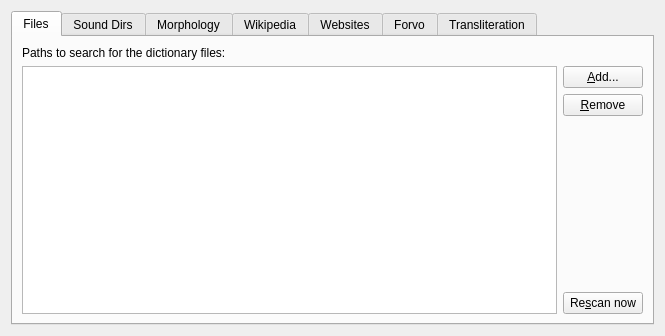
<?xml version="1.0" encoding="UTF-8"?>
<ui version="4.0">
 <class>Sources</class>
 <widget class="QWidget" name="Sources">
  <property name="geometry">
   <rect>
    <x>0</x>
    <y>0</y>
    <width>665</width>
    <height>336</height>
   </rect>
  </property>
  <property name="windowTitle">
   <string notr="true">Sources</string>
  </property>
  <layout class="QVBoxLayout" name="verticalLayout_5">
   <item>
    <widget class="QTabWidget" name="tabWidget">
     <property name="currentIndex">
      <number>0</number>
     </property>
     <property name="iconSize">
      <size>
       <width>15</width>
       <height>15</height>
      </size>
     </property>
     <widget class="QWidget" name="filesTab">
      <attribute name="icon">
       <iconset resource="resources.qrc">
        <normaloff>:/icons/filesave.png</normaloff>:/icons/filesave.png</iconset>
      </attribute>
      <attribute name="title">
       <string>Files</string>
      </attribute>
      <layout class="QVBoxLayout" name="verticalLayout_2">
       <item>
        <widget class="QLabel" name="label">
         <property name="text">
          <string>Paths to search for the dictionary files:</string>
         </property>
        </widget>
       </item>
       <item>
        <layout class="QHBoxLayout" name="horizontalLayout">
         <item>
          <widget class="QTreeView" name="paths"/>
         </item>
         <item>
          <layout class="QVBoxLayout" name="verticalLayout">
           <item>
            <widget class="QPushButton" name="addPath">
             <property name="text">
              <string>&amp;Add...</string>
             </property>
            </widget>
           </item>
           <item>
            <widget class="QPushButton" name="removePath">
             <property name="text">
              <string>&amp;Remove</string>
             </property>
            </widget>
           </item>
           <item>
            <spacer name="verticalSpacer">
             <property name="orientation">
              <enum>Qt::Vertical</enum>
             </property>
             <property name="sizeHint" stdset="0">
              <size>
               <width>17</width>
               <height>68</height>
              </size>
             </property>
            </spacer>
           </item>
           <item>
            <widget class="QPushButton" name="rescan">
             <property name="text">
              <string>Re&amp;scan now</string>
             </property>
            </widget>
           </item>
          </layout>
         </item>
        </layout>
       </item>
      </layout>
     </widget>
     <widget class="QWidget" name="tab">
      <attribute name="icon">
       <iconset resource="resources.qrc">
        <normaloff>:/icons/fileopen.png</normaloff>:/icons/fileopen.png</iconset>
      </attribute>
      <attribute name="title">
       <string>Sound Dirs</string>
      </attribute>
      <layout class="QVBoxLayout" name="verticalLayout_7">
       <item>
        <widget class="QLabel" name="label_3">
         <property name="text">
          <string>Make dictionaries from bunches of audiofiles by adding paths here:</string>
         </property>
        </widget>
       </item>
       <item>
        <layout class="QHBoxLayout" name="horizontalLayout_3">
         <item>
          <widget class="QTreeView" name="soundDirs"/>
         </item>
         <item>
          <layout class="QVBoxLayout" name="verticalLayout_6">
           <item>
            <widget class="QPushButton" name="addSoundDir">
             <property name="text">
              <string>&amp;Add...</string>
             </property>
            </widget>
           </item>
           <item>
            <widget class="QPushButton" name="removeSoundDir">
             <property name="text">
              <string>&amp;Remove</string>
             </property>
            </widget>
           </item>
           <item>
            <spacer name="verticalSpacer_3">
             <property name="orientation">
              <enum>Qt::Vertical</enum>
             </property>
             <property name="sizeHint" stdset="0">
              <size>
               <width>20</width>
               <height>40</height>
              </size>
             </property>
            </spacer>
           </item>
          </layout>
         </item>
        </layout>
       </item>
      </layout>
     </widget>
     <widget class="QWidget" name="tab_2">
      <attribute name="icon">
       <iconset resource="resources.qrc">
        <normaloff>:/icons/icon32_hunspell.png</normaloff>:/icons/icon32_hunspell.png</iconset>
      </attribute>
      <attribute name="title">
       <string>Morphology</string>
      </attribute>
      <layout class="QVBoxLayout" name="verticalLayout_8">
       <item>
        <widget class="QLabel" name="label_4">
         <property name="text">
          <string>Path to a directory with Hunspell/Myspell dictionaries:</string>
         </property>
        </widget>
       </item>
       <item>
        <layout class="QHBoxLayout" name="horizontalLayout_4">
         <item>
          <widget class="QLineEdit" name="hunspellPath">
           <property name="readOnly">
            <bool>true</bool>
           </property>
          </widget>
         </item>
         <item>
          <widget class="QPushButton" name="changeHunspellPath">
           <property name="text">
            <string>&amp;Change...</string>
           </property>
          </widget>
         </item>
        </layout>
       </item>
       <item>
        <widget class="QLabel" name="label_5">
         <property name="text">
          <string>Available morphology dictionaries:</string>
         </property>
        </widget>
       </item>
       <item>
        <layout class="QHBoxLayout" name="horizontalLayout_5">
         <item>
          <widget class="QTreeView" name="hunspellDictionaries"/>
         </item>
         <item>
          <widget class="QLabel" name="label_6">
           <property name="text">
            <string>Each morphology dictionary appears as a
separate auxiliary dictionary which
provides stem words for searches and
spelling suggestions for mistyped words.
Add appropriate dictionaries to the bottoms
of the appropriate groups to use them.</string>
           </property>
           <property name="textFormat">
            <enum>Qt::PlainText</enum>
           </property>
           <property name="wordWrap">
            <bool>false</bool>
           </property>
          </widget>
         </item>
        </layout>
       </item>
      </layout>
     </widget>
     <widget class="QWidget" name="mediaWikisTab">
      <attribute name="icon">
       <iconset resource="resources.qrc">
        <normaloff>:/icons/icon32_wiki.png</normaloff>:/icons/icon32_wiki.png</iconset>
      </attribute>
      <attribute name="title">
       <string>Wikipedia</string>
      </attribute>
      <layout class="QVBoxLayout" name="verticalLayout_4">
       <item>
        <widget class="QLabel" name="label_2">
         <property name="text">
          <string>Wikipedia (MediaWiki) sites:</string>
         </property>
        </widget>
       </item>
       <item>
        <layout class="QHBoxLayout" name="horizontalLayout_2">
         <item>
          <widget class="QTreeView" name="mediaWikis"/>
         </item>
         <item>
          <layout class="QVBoxLayout" name="verticalLayout_3">
           <item>
            <widget class="QPushButton" name="addMediaWiki">
             <property name="text">
              <string>&amp;Add...</string>
             </property>
            </widget>
           </item>
           <item>
            <widget class="QPushButton" name="removeMediaWiki">
             <property name="text">
              <string>&amp;Remove</string>
             </property>
            </widget>
           </item>
           <item>
            <spacer name="verticalSpacer_2">
             <property name="orientation">
              <enum>Qt::Vertical</enum>
             </property>
             <property name="sizeType">
              <enum>QSizePolicy::Expanding</enum>
             </property>
             <property name="sizeHint" stdset="0">
              <size>
               <width>20</width>
               <height>40</height>
              </size>
             </property>
            </spacer>
           </item>
          </layout>
         </item>
        </layout>
       </item>
      </layout>
     </widget>
     <widget class="QWidget" name="tab_4">
      <attribute name="icon">
       <iconset resource="resources.qrc">
        <normaloff>:/icons/internet.png</normaloff>:/icons/internet.png</iconset>
      </attribute>
      <attribute name="title">
       <string>Websites</string>
      </attribute>
      <layout class="QVBoxLayout" name="verticalLayout_11">
       <item>
        <widget class="QLabel" name="label_9">
         <property name="text">
          <string>Any websites. A string %GDWORD% will be replaced with the query word:</string>
         </property>
        </widget>
       </item>
       <item>
        <layout class="QHBoxLayout" name="horizontalLayout_6">
         <item>
          <widget class="QTreeView" name="webSites"/>
         </item>
         <item>
          <layout class="QVBoxLayout" name="verticalLayout_10">
           <item>
            <widget class="QPushButton" name="addWebSite">
             <property name="text">
              <string>&amp;Add...</string>
             </property>
            </widget>
           </item>
           <item>
            <widget class="QPushButton" name="removeWebSite">
             <property name="text">
              <string>&amp;Remove</string>
             </property>
            </widget>
           </item>
           <item>
            <spacer name="verticalSpacer_8">
             <property name="orientation">
              <enum>Qt::Vertical</enum>
             </property>
             <property name="sizeHint" stdset="0">
              <size>
               <width>20</width>
               <height>40</height>
              </size>
             </property>
            </spacer>
           </item>
          </layout>
         </item>
        </layout>
       </item>
       <item>
        <widget class="QLabel" name="label_10">
         <property name="text">
          <string>Alternatively, use %GD1251% for CP1251, %GDISO1% for ISO 8859-1.</string>
         </property>
        </widget>
       </item>
      </layout>
     </widget>
     <widget class="QWidget" name="tab_5">
      <attribute name="icon">
       <iconset resource="resources.qrc">
        <normaloff>:/icons/forvo.png</normaloff>:/icons/forvo.png</iconset>
      </attribute>
      <attribute name="title">
       <string>Forvo</string>
      </attribute>
      <layout class="QVBoxLayout" name="verticalLayout_13">
       <item>
        <widget class="QLabel" name="label_11">
         <property name="sizePolicy">
          <sizepolicy hsizetype="Preferred" vsizetype="Preferred">
           <horstretch>0</horstretch>
           <verstretch>0</verstretch>
          </sizepolicy>
         </property>
         <property name="text">
          <string>Live pronunciations from &lt;a href=&quot;http://www.forvo.com/&quot;&gt;forvo.com&lt;/a&gt;. The site allows people to record and share word pronunciations. You can listen to them from GoldenDict.</string>
         </property>
         <property name="wordWrap">
          <bool>true</bool>
         </property>
         <property name="openExternalLinks">
          <bool>true</bool>
         </property>
        </widget>
       </item>
       <item>
        <widget class="QGroupBox" name="forvoEnabled">
         <property name="title">
          <string>Enable pronunciations from Forvo</string>
         </property>
         <property name="checkable">
          <bool>true</bool>
         </property>
         <property name="checked">
          <bool>true</bool>
         </property>
         <layout class="QVBoxLayout" name="verticalLayout_12">
          <item>
           <spacer name="verticalSpacer_9">
            <property name="orientation">
             <enum>Qt::Vertical</enum>
            </property>
            <property name="sizeHint" stdset="0">
             <size>
              <width>20</width>
              <height>40</height>
             </size>
            </property>
           </spacer>
          </item>
          <item>
           <layout class="QFormLayout" name="formLayout">
            <property name="fieldGrowthPolicy">
             <enum>QFormLayout::ExpandingFieldsGrow</enum>
            </property>
            <item row="0" column="0">
             <widget class="QLabel" name="label_12">
              <property name="text">
               <string>API Key:</string>
              </property>
             </widget>
            </item>
            <item row="0" column="1">
             <widget class="QLineEdit" name="forvoApiKey">
              <property name="toolTip">
               <string>Use of Forvo currently requires an API key. Leave this field
blank to use the default key, which may become unavailable
in the future, or register on the site to get your own key.</string>
              </property>
             </widget>
            </item>
            <item row="1" column="0">
             <spacer name="horizontalSpacer_2">
              <property name="orientation">
               <enum>Qt::Horizontal</enum>
              </property>
              <property name="sizeType">
               <enum>QSizePolicy::Fixed</enum>
              </property>
              <property name="sizeHint" stdset="0">
               <size>
                <width>18</width>
                <height>20</height>
               </size>
              </property>
             </spacer>
            </item>
            <item row="1" column="1">
             <widget class="QLabel" name="label_13">
              <property name="text">
               <string>&lt;!DOCTYPE HTML PUBLIC &quot;-//W3C//DTD HTML 4.0//EN&quot; &quot;http://www.w3.org/TR/REC-html40/strict.dtd&quot;&gt;
&lt;html&gt;&lt;head&gt;&lt;meta name=&quot;qrichtext&quot; content=&quot;1&quot; /&gt;&lt;style type=&quot;text/css&quot;&gt;
p, li { white-space: pre-wrap; }
&lt;/style&gt;&lt;/head&gt;&lt;body style=&quot; font-family:'DejaVu Sans'; font-size:9pt; font-weight:400; font-style:normal;&quot;&gt;
&lt;table style=&quot;-qt-table-type: root; margin-top:4px; margin-bottom:4px; margin-left:4px; margin-right:4px;&quot;&gt;
&lt;tr&gt;
&lt;td style=&quot;border: none;&quot;&gt;
&lt;p style=&quot; margin-top:0px; margin-bottom:0px; margin-left:0px; margin-right:0px; -qt-block-indent:0; text-indent:0px;&quot;&gt;Get your own key &lt;a href=&quot;http://api.forvo.com/key/&quot;&gt;&lt;span style=&quot; text-decoration: underline; color:#0057ae;&quot;&gt;here&lt;/span&gt;&lt;/a&gt;, or leave blank to use the default one.&lt;/p&gt;&lt;/td&gt;&lt;/tr&gt;&lt;/table&gt;&lt;/body&gt;&lt;/html&gt;</string>
              </property>
              <property name="wordWrap">
               <bool>false</bool>
              </property>
              <property name="openExternalLinks">
               <bool>true</bool>
              </property>
             </widget>
            </item>
            <item row="3" column="0">
             <widget class="QLabel" name="label_14">
              <property name="text">
               <string>Language codes (comma-separated):</string>
              </property>
             </widget>
            </item>
            <item row="3" column="1">
             <widget class="QLineEdit" name="forvoLanguageCodes">
              <property name="toolTip">
               <string>List of language codes you would like to have. Example: &quot;en, ru&quot;.</string>
              </property>
             </widget>
            </item>
            <item row="4" column="0">
             <spacer name="horizontalSpacer">
              <property name="orientation">
               <enum>Qt::Horizontal</enum>
              </property>
              <property name="sizeType">
               <enum>QSizePolicy::Fixed</enum>
              </property>
              <property name="sizeHint" stdset="0">
               <size>
                <width>18</width>
                <height>20</height>
               </size>
              </property>
             </spacer>
            </item>
            <item row="4" column="1">
             <widget class="QLabel" name="label_15">
              <property name="text">
               <string>Full list of language codes is available &lt;a href=&quot;http://www.forvo.com/languages-codes/&quot;&gt;here&lt;/a&gt;.</string>
              </property>
              <property name="openExternalLinks">
               <bool>true</bool>
              </property>
             </widget>
            </item>
            <item row="2" column="0">
             <spacer name="verticalSpacer_11">
              <property name="orientation">
               <enum>Qt::Vertical</enum>
              </property>
              <property name="sizeHint" stdset="0">
               <size>
                <width>20</width>
                <height>40</height>
               </size>
              </property>
             </spacer>
            </item>
           </layout>
          </item>
          <item>
           <spacer name="verticalSpacer_10">
            <property name="orientation">
             <enum>Qt::Vertical</enum>
            </property>
            <property name="sizeHint" stdset="0">
             <size>
              <width>20</width>
              <height>40</height>
             </size>
            </property>
           </spacer>
          </item>
         </layout>
        </widget>
       </item>
      </layout>
     </widget>
     <widget class="QWidget" name="tab_3">
      <attribute name="title">
       <string>Transliteration</string>
      </attribute>
      <layout class="QVBoxLayout" name="verticalLayout_9">
       <item>
        <spacer name="verticalSpacer_5">
         <property name="orientation">
          <enum>Qt::Vertical</enum>
         </property>
         <property name="sizeHint" stdset="0">
          <size>
           <width>20</width>
           <height>40</height>
          </size>
         </property>
        </spacer>
       </item>
       <item>
        <layout class="QGridLayout" name="gridLayout_2">
         <item row="0" column="0">
          <widget class="QCheckBox" name="enableRussianTransliteration">
           <property name="text">
            <string>Russian transliteration</string>
           </property>
           <property name="icon">
            <iconset resource="flags.qrc">
             <normaloff>:/flags/ru.png</normaloff>:/flags/ru.png</iconset>
           </property>
          </widget>
         </item>
         <item row="0" column="1">
          <widget class="QCheckBox" name="enableGreekTransliteration">
           <property name="text">
            <string>Greek transliteration</string>
           </property>
           <property name="icon">
            <iconset resource="flags.qrc">
             <normaloff>:/flags/gr.png</normaloff>:/flags/gr.png</iconset>
           </property>
          </widget>
         </item>
         <item row="1" column="0">
          <spacer name="verticalSpacer_6">
           <property name="orientation">
            <enum>Qt::Vertical</enum>
           </property>
           <property name="sizeHint" stdset="0">
            <size>
             <width>20</width>
             <height>40</height>
            </size>
           </property>
          </spacer>
         </item>
         <item row="2" column="0">
          <widget class="QCheckBox" name="enableGermanTransliteration">
           <property name="text">
            <string>German transliteration</string>
           </property>
           <property name="icon">
            <iconset resource="flags.qrc">
             <normaloff>:/flags/de.png</normaloff>:/flags/de.png</iconset>
           </property>
          </widget>
         </item>
        </layout>
       </item>
       <item>
        <spacer name="verticalSpacer_7">
         <property name="orientation">
          <enum>Qt::Vertical</enum>
         </property>
         <property name="sizeHint" stdset="0">
          <size>
           <width>20</width>
           <height>40</height>
          </size>
         </property>
        </spacer>
       </item>
       <item>
        <widget class="QGroupBox" name="enableRomaji">
         <property name="toolTip">
          <string>Enables to use the Latin alphabet to write the Japanese language</string>
         </property>
         <property name="title">
          <string>Japanese Romaji</string>
         </property>
         <property name="checkable">
          <bool>true</bool>
         </property>
         <property name="checked">
          <bool>true</bool>
         </property>
         <layout class="QGridLayout" name="gridLayout">
          <item row="0" column="0">
           <widget class="QLabel" name="label_7">
            <property name="text">
             <string>Systems:</string>
            </property>
           </widget>
          </item>
          <item row="0" column="1">
           <widget class="QCheckBox" name="enableHepburn">
            <property name="toolTip">
             <string>The most widely used method of transcription of Japanese,
based on English phonology</string>
            </property>
            <property name="text">
             <string>Hepburn</string>
            </property>
           </widget>
          </item>
          <item row="0" column="2">
           <widget class="QCheckBox" name="enableNihonShiki">
            <property name="enabled">
             <bool>false</bool>
            </property>
            <property name="toolTip">
             <string>The most regular system, having a one-to-one relation to the
kana writing systems. Standardized as ISO 3602

Not implemented yet in GoldenDict.</string>
            </property>
            <property name="text">
             <string>Nihon-shiki</string>
            </property>
           </widget>
          </item>
          <item row="0" column="3">
           <widget class="QCheckBox" name="enableKunreiShiki">
            <property name="enabled">
             <bool>false</bool>
            </property>
            <property name="toolTip">
             <string>Based on Nihon-shiki system, but modified for modern standard Japanese.
Standardized as ISO 3602

Not implemented yet in GoldenDict.</string>
            </property>
            <property name="text">
             <string>Kunrei-shiki</string>
            </property>
           </widget>
          </item>
          <item row="1" column="0">
           <widget class="QLabel" name="label_8">
            <property name="text">
             <string>Syllabaries:</string>
            </property>
           </widget>
          </item>
          <item row="1" column="2">
           <widget class="QCheckBox" name="enableHiragana">
            <property name="toolTip">
             <string>Hiragana Japanese syllabary</string>
            </property>
            <property name="text">
             <string>Hiragana</string>
            </property>
           </widget>
          </item>
          <item row="1" column="3">
           <widget class="QCheckBox" name="enableKatakana">
            <property name="toolTip">
             <string>Katakana Japanese syllabary</string>
            </property>
            <property name="text">
             <string>Katakana</string>
            </property>
           </widget>
          </item>
         </layout>
        </widget>
       </item>
       <item>
        <spacer name="verticalSpacer_4">
         <property name="orientation">
          <enum>Qt::Vertical</enum>
         </property>
         <property name="sizeHint" stdset="0">
          <size>
           <width>20</width>
           <height>80</height>
          </size>
         </property>
        </spacer>
       </item>
      </layout>
     </widget>
    </widget>
   </item>
  </layout>
 </widget>
 <tabstops>
  <tabstop>enableRussianTransliteration</tabstop>
  <tabstop>enableGermanTransliteration</tabstop>
  <tabstop>enableRomaji</tabstop>
  <tabstop>enableHepburn</tabstop>
  <tabstop>enableNihonShiki</tabstop>
  <tabstop>enableKunreiShiki</tabstop>
  <tabstop>enableHiragana</tabstop>
  <tabstop>enableKatakana</tabstop>
  <tabstop>hunspellPath</tabstop>
  <tabstop>changeHunspellPath</tabstop>
  <tabstop>hunspellDictionaries</tabstop>
  <tabstop>mediaWikis</tabstop>
  <tabstop>addMediaWiki</tabstop>
  <tabstop>removeMediaWiki</tabstop>
  <tabstop>tabWidget</tabstop>
  <tabstop>addPath</tabstop>
  <tabstop>removePath</tabstop>
  <tabstop>rescan</tabstop>
  <tabstop>soundDirs</tabstop>
  <tabstop>addSoundDir</tabstop>
  <tabstop>removeSoundDir</tabstop>
  <tabstop>paths</tabstop>
 </tabstops>
 <resources>
  <include location="flags.qrc"/>
  <include location="resources.qrc"/>
 </resources>
 <connections/>
</ui>
